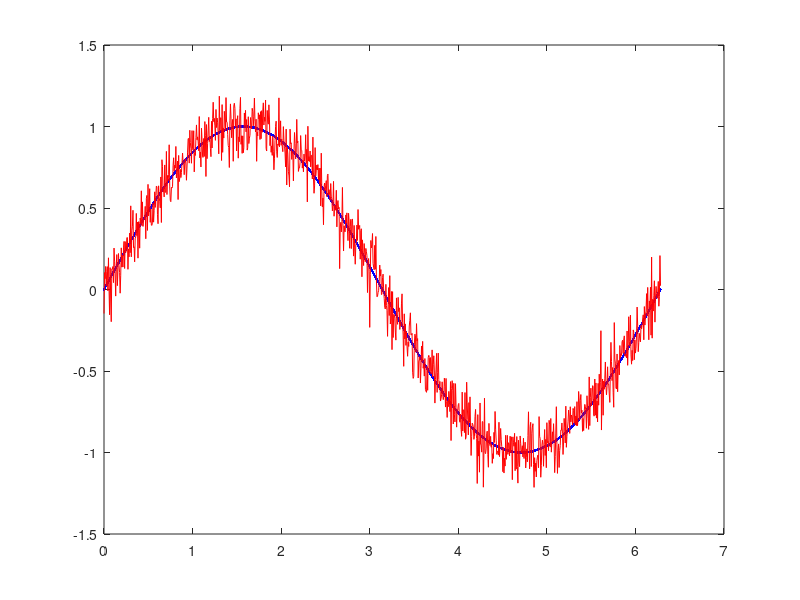

Write MATLAB code to recreate this figure.
clear;
D=100;
f=@(x)sin(x);
g=@(x)awgn(sin(x),10*log10(D));
x=linspace(0,2*pi,1000);
plot(x,f(x),'b.')
hold on
plot(x,g(x),'r')